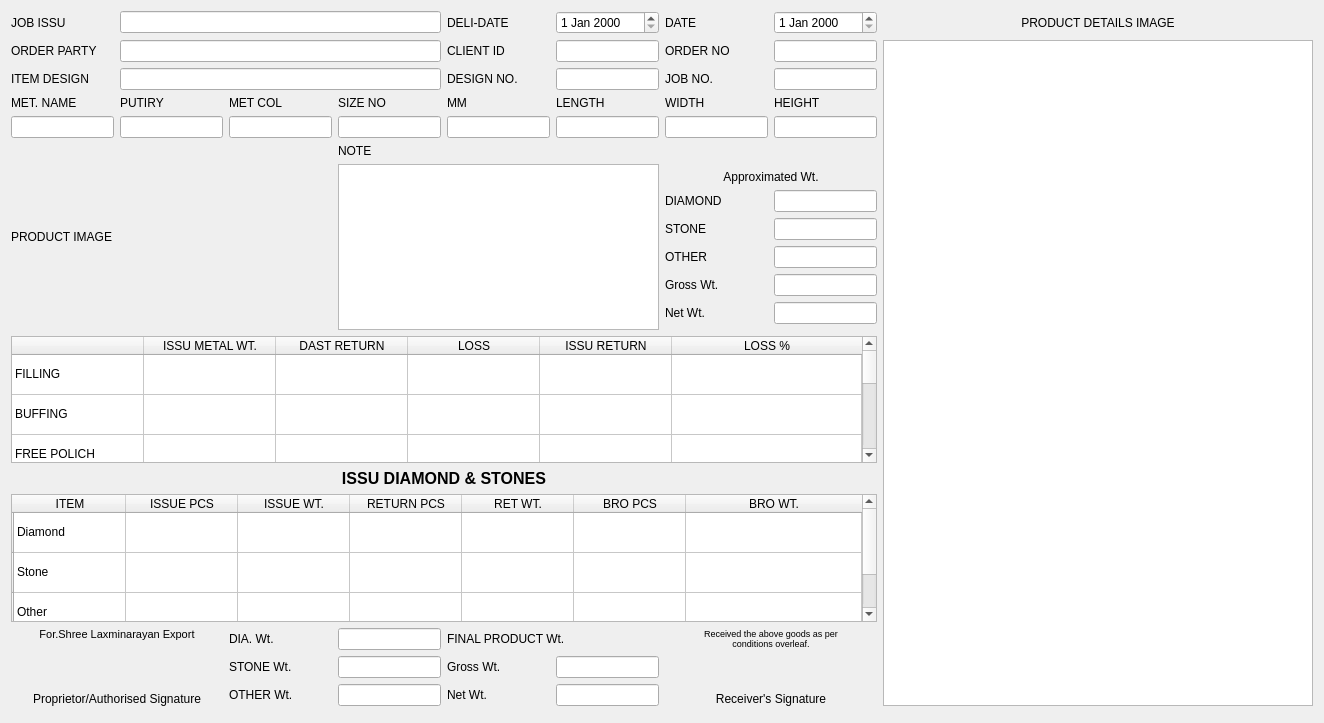
<?xml version="1.0" encoding="UTF-8"?>
<ui version="4.0">
 <class>JobSheetWidget</class>
 <widget class="QWidget" name="JobSheetWidget">
  <property name="geometry">
   <rect>
    <x>0</x>
    <y>0</y>
    <width>1248</width>
    <height>723</height>
   </rect>
  </property>
  <property name="windowTitle">
   <string>Form</string>
  </property>
  <layout class="QGridLayout" name="gridLayout">
   <item row="0" column="0">
    <widget class="QLabel" name="jobIssuLabel">
     <property name="text">
      <string>JOB ISSU</string>
     </property>
    </widget>
   </item>
   <item row="0" column="1" colspan="3">
    <widget class="QLineEdit" name="jobIssuLineEdit"/>
   </item>
   <item row="0" column="4">
    <widget class="QLabel" name="deliDateLabel">
     <property name="text">
      <string>DELI-DATE</string>
     </property>
    </widget>
   </item>
   <item row="0" column="5">
    <widget class="QDateEdit" name="deliDateDateEdit"/>
   </item>
   <item row="0" column="6">
    <widget class="QLabel" name="dateOrderLabel">
     <property name="text">
      <string>DATE</string>
     </property>
    </widget>
   </item>
   <item row="0" column="7">
    <widget class="QDateEdit" name="dateOrderDateEdit"/>
   </item>
   <item row="0" column="8" colspan="4">
    <widget class="QLabel" name="productDetailsImageLabel">
     <property name="text">
      <string>PRODUCT DETAILS IMAGE</string>
     </property>
     <property name="alignment">
      <set>Qt::AlignmentFlag::AlignCenter</set>
     </property>
    </widget>
   </item>
   <item row="1" column="0">
    <widget class="QLabel" name="orderPartyLabel">
     <property name="text">
      <string>ORDER PARTY</string>
     </property>
    </widget>
   </item>
   <item row="1" column="1" colspan="3">
    <widget class="QLineEdit" name="orderPartyLineEdit"/>
   </item>
   <item row="1" column="4">
    <widget class="QLabel" name="clientIdLabel">
     <property name="text">
      <string>CLIENT ID</string>
     </property>
    </widget>
   </item>
   <item row="1" column="5">
    <widget class="QLineEdit" name="clientIdLineEdit"/>
   </item>
   <item row="1" column="6">
    <widget class="QLabel" name="orderNoLabel">
     <property name="text">
      <string>ORDER NO</string>
     </property>
    </widget>
   </item>
   <item row="1" column="7">
    <widget class="QLineEdit" name="orderNoLineEdit"/>
   </item>
   <item row="1" column="8" rowspan="19" colspan="4">
    <widget class="QTableWidget" name="diaAndStoneForDesignTableWidget"/>
   </item>
   <item row="2" column="0">
    <widget class="QLabel" name="itemDesignLabel">
     <property name="autoFillBackground">
      <bool>false</bool>
     </property>
     <property name="text">
      <string>ITEM DESIGN</string>
     </property>
    </widget>
   </item>
   <item row="2" column="1" colspan="3">
    <widget class="QLineEdit" name="itemDesignLineEdit"/>
   </item>
   <item row="2" column="4">
    <widget class="QLabel" name="designNoLabel">
     <property name="text">
      <string>DESIGN NO.</string>
     </property>
    </widget>
   </item>
   <item row="2" column="5">
    <widget class="QLineEdit" name="desigNoLineEdit"/>
   </item>
   <item row="2" column="6">
    <widget class="QLabel" name="jobNoLabel">
     <property name="text">
      <string>JOB NO.</string>
     </property>
    </widget>
   </item>
   <item row="2" column="7">
    <widget class="QLineEdit" name="jobNoLineEdit"/>
   </item>
   <item row="3" column="0">
    <widget class="QLabel" name="jobNoLabel_5">
     <property name="text">
      <string>MET. NAME</string>
     </property>
    </widget>
   </item>
   <item row="3" column="1">
    <widget class="QLabel" name="purityLabel">
     <property name="text">
      <string>PUTIRY</string>
     </property>
    </widget>
   </item>
   <item row="3" column="2">
    <widget class="QLabel" name="metColLabel">
     <property name="text">
      <string>MET COL</string>
     </property>
    </widget>
   </item>
   <item row="3" column="3">
    <widget class="QLabel" name="sizeNoLabel">
     <property name="text">
      <string>SIZE NO</string>
     </property>
    </widget>
   </item>
   <item row="3" column="4">
    <widget class="QLabel" name="MMLabel">
     <property name="text">
      <string>MM</string>
     </property>
    </widget>
   </item>
   <item row="3" column="5">
    <widget class="QLabel" name="INCLabel">
     <property name="text">
      <string>LENGTH</string>
     </property>
    </widget>
   </item>
   <item row="3" column="6">
    <widget class="QLabel" name="jobNoLabel_6">
     <property name="text">
      <string>WIDTH</string>
     </property>
    </widget>
   </item>
   <item row="3" column="7">
    <widget class="QLabel" name="jobNoLabel_7">
     <property name="text">
      <string>HEIGHT</string>
     </property>
    </widget>
   </item>
   <item row="4" column="0">
    <widget class="QLineEdit" name="jobNoLineEdit_3"/>
   </item>
   <item row="4" column="1">
    <widget class="QLineEdit" name="purityLineEdit"/>
   </item>
   <item row="4" column="2">
    <widget class="QLineEdit" name="metColLineEdit"/>
   </item>
   <item row="4" column="3">
    <widget class="QLineEdit" name="sizeNoLineEdit"/>
   </item>
   <item row="4" column="4">
    <widget class="QLineEdit" name="MMLineEdit"/>
   </item>
   <item row="4" column="5">
    <widget class="QLineEdit" name="lengthLineEdit"/>
   </item>
   <item row="4" column="6">
    <widget class="QLineEdit" name="widthLineEdit"/>
   </item>
   <item row="4" column="7">
    <widget class="QLineEdit" name="heightLineEdit"/>
   </item>
   <item row="5" column="0" rowspan="9" colspan="3">
    <widget class="QLabel" name="productImageLabel">
     <property name="text">
      <string>PRODUCT IMAGE</string>
     </property>
    </widget>
   </item>
   <item row="5" column="3" colspan="3">
    <widget class="QLabel" name="noteLabel">
     <property name="text">
      <string>NOTE</string>
     </property>
    </widget>
   </item>
   <item row="6" column="3" rowspan="8" colspan="3">
    <widget class="QTextEdit" name="noteTextEdit"/>
   </item>
   <item row="6" column="7">
    <spacer name="verticalSpacer_2">
     <property name="orientation">
      <enum>Qt::Orientation::Vertical</enum>
     </property>
     <property name="sizeHint" stdset="0">
      <size>
       <width>20</width>
       <height>0</height>
      </size>
     </property>
    </spacer>
   </item>
   <item row="7" column="6" colspan="2">
    <widget class="QLabel" name="jobNoLabel_8">
     <property name="text">
      <string>Approximated Wt.</string>
     </property>
     <property name="alignment">
      <set>Qt::AlignmentFlag::AlignCenter</set>
     </property>
    </widget>
   </item>
   <item row="8" column="6">
    <widget class="QLabel" name="diamondTotalLabel">
     <property name="text">
      <string>DIAMOND</string>
     </property>
    </widget>
   </item>
   <item row="8" column="7">
    <widget class="QLineEdit" name="diamondTotalLineEdit"/>
   </item>
   <item row="9" column="6">
    <widget class="QLabel" name="stoneTotalLabel">
     <property name="text">
      <string>STONE</string>
     </property>
    </widget>
   </item>
   <item row="9" column="7">
    <widget class="QLineEdit" name="stoneTotalLineEdit"/>
   </item>
   <item row="10" column="6">
    <widget class="QLabel" name="otherTotalLabel">
     <property name="text">
      <string>OTHER</string>
     </property>
    </widget>
   </item>
   <item row="10" column="7">
    <widget class="QLineEdit" name="otherTotalLineEdit"/>
   </item>
   <item row="11" column="6">
    <widget class="QLabel" name="jobNoLabel_9">
     <property name="text">
      <string>Gross Wt.</string>
     </property>
    </widget>
   </item>
   <item row="11" column="7">
    <widget class="QLineEdit" name="grossWtLineEdit"/>
   </item>
   <item row="12" column="6">
    <widget class="QLabel" name="jobNoLabel_10">
     <property name="text">
      <string>Net Wt.</string>
     </property>
    </widget>
   </item>
   <item row="12" column="7">
    <widget class="QLineEdit" name="netWtLineEdit"/>
   </item>
   <item row="13" column="7">
    <spacer name="verticalSpacer_3">
     <property name="orientation">
      <enum>Qt::Orientation::Vertical</enum>
     </property>
     <property name="sizeHint" stdset="0">
      <size>
       <width>20</width>
       <height>1</height>
      </size>
     </property>
    </spacer>
   </item>
   <item row="14" column="0" colspan="8">
    <widget class="QTableWidget" name="goldDetailTableWidget">
     <property name="autoScroll">
      <bool>true</bool>
     </property>
     <property name="showGrid">
      <bool>true</bool>
     </property>
     <property name="cornerButtonEnabled">
      <bool>true</bool>
     </property>
     <attribute name="horizontalHeaderDefaultSectionSize">
      <number>132</number>
     </attribute>
     <attribute name="horizontalHeaderShowSortIndicator" stdset="0">
      <bool>false</bool>
     </attribute>
     <attribute name="horizontalHeaderStretchLastSection">
      <bool>true</bool>
     </attribute>
     <attribute name="verticalHeaderVisible">
      <bool>false</bool>
     </attribute>
     <attribute name="verticalHeaderCascadingSectionResizes">
      <bool>true</bool>
     </attribute>
     <attribute name="verticalHeaderMinimumSectionSize">
      <number>40</number>
     </attribute>
     <attribute name="verticalHeaderDefaultSectionSize">
      <number>40</number>
     </attribute>
     <attribute name="verticalHeaderStretchLastSection">
      <bool>true</bool>
     </attribute>
     <row>
      <property name="text">
       <string/>
      </property>
     </row>
     <row>
      <property name="text">
       <string/>
      </property>
     </row>
     <row>
      <property name="text">
       <string/>
      </property>
     </row>
     <row>
      <property name="text">
       <string/>
      </property>
     </row>
     <row>
      <property name="text">
       <string/>
      </property>
     </row>
     <row>
      <property name="text">
       <string/>
      </property>
     </row>
     <column>
      <property name="text">
       <string/>
      </property>
     </column>
     <column>
      <property name="text">
       <string>ISSU METAL WT.</string>
      </property>
     </column>
     <column>
      <property name="text">
       <string>DAST RETURN</string>
      </property>
     </column>
     <column>
      <property name="text">
       <string>LOSS</string>
      </property>
     </column>
     <column>
      <property name="text">
       <string>ISSU RETURN</string>
      </property>
     </column>
     <column>
      <property name="text">
       <string>LOSS %</string>
      </property>
     </column>
     <item row="0" column="0">
      <property name="text">
       <string>FILLING</string>
      </property>
     </item>
     <item row="0" column="1">
      <property name="text">
       <string/>
      </property>
     </item>
     <item row="0" column="2">
      <property name="text">
       <string/>
      </property>
     </item>
     <item row="0" column="3">
      <property name="text">
       <string/>
      </property>
     </item>
     <item row="0" column="4">
      <property name="text">
       <string/>
      </property>
     </item>
     <item row="1" column="0">
      <property name="text">
       <string>BUFFING</string>
      </property>
     </item>
     <item row="1" column="1">
      <property name="text">
       <string/>
      </property>
     </item>
     <item row="1" column="2">
      <property name="text">
       <string/>
      </property>
     </item>
     <item row="1" column="3">
      <property name="text">
       <string/>
      </property>
     </item>
     <item row="1" column="4">
      <property name="text">
       <string/>
      </property>
     </item>
     <item row="2" column="0">
      <property name="text">
       <string>FREE POLICH</string>
      </property>
     </item>
     <item row="3" column="0">
      <property name="text">
       <string>SETTING</string>
      </property>
     </item>
     <item row="4" column="0">
      <property name="text">
       <string>FINAL POLICH</string>
      </property>
     </item>
     <item row="5" column="0">
      <property name="text">
       <string>TOTAL</string>
      </property>
     </item>
    </widget>
   </item>
   <item row="15" column="0" colspan="8">
    <widget class="QLabel" name="issuDiamonAndStoneLabel">
     <property name="font">
      <font>
       <pointsize>12</pointsize>
       <bold>true</bold>
      </font>
     </property>
     <property name="text">
      <string>ISSU DIAMOND &amp; STONES</string>
     </property>
     <property name="alignment">
      <set>Qt::AlignmentFlag::AlignCenter</set>
     </property>
    </widget>
   </item>
   <item row="16" column="0" colspan="8">
    <widget class="QTableWidget" name="diamondAndStoneDetailTableWidget">
     <attribute name="horizontalHeaderDefaultSectionSize">
      <number>112</number>
     </attribute>
     <attribute name="horizontalHeaderStretchLastSection">
      <bool>true</bool>
     </attribute>
     <attribute name="verticalHeaderMinimumSectionSize">
      <number>40</number>
     </attribute>
     <attribute name="verticalHeaderDefaultSectionSize">
      <number>40</number>
     </attribute>
     <row>
      <property name="text">
       <string/>
      </property>
     </row>
     <row>
      <property name="text">
       <string/>
      </property>
     </row>
     <row>
      <property name="text">
       <string/>
      </property>
     </row>
     <column>
      <property name="text">
       <string>ITEM</string>
      </property>
     </column>
     <column>
      <property name="text">
       <string>ISSUE PCS</string>
      </property>
     </column>
     <column>
      <property name="text">
       <string>ISSUE WT.</string>
      </property>
     </column>
     <column>
      <property name="text">
       <string>RETURN PCS</string>
      </property>
     </column>
     <column>
      <property name="text">
       <string>RET WT.</string>
      </property>
     </column>
     <column>
      <property name="text">
       <string>BRO PCS</string>
      </property>
     </column>
     <column>
      <property name="text">
       <string>BRO WT.</string>
      </property>
     </column>
     <item row="0" column="0">
      <property name="text">
       <string>Diamond</string>
      </property>
     </item>
     <item row="1" column="0">
      <property name="text">
       <string>Stone</string>
      </property>
     </item>
     <item row="2" column="0">
      <property name="text">
       <string>Other</string>
      </property>
     </item>
    </widget>
   </item>
   <item row="17" column="0" colspan="2">
    <widget class="QLabel" name="jobNoLabel_34">
     <property name="font">
      <font>
       <pointsize>8</pointsize>
      </font>
     </property>
     <property name="text">
      <string>For.Shree Laxminarayan Export</string>
     </property>
     <property name="alignment">
      <set>Qt::AlignmentFlag::AlignHCenter|Qt::AlignmentFlag::AlignTop</set>
     </property>
    </widget>
   </item>
   <item row="17" column="2">
    <widget class="QLabel" name="diaEtLabel">
     <property name="text">
      <string>DIA. Wt.</string>
     </property>
    </widget>
   </item>
   <item row="17" column="3">
    <widget class="QLineEdit" name="diaWtLineEdit"/>
   </item>
   <item row="17" column="4" colspan="2">
    <widget class="QLabel" name="finalProductWtLabel">
     <property name="text">
      <string>FINAL PRODUCT Wt.</string>
     </property>
    </widget>
   </item>
   <item row="17" column="6" colspan="2">
    <widget class="QLabel" name="jobNoLabel_40">
     <property name="font">
      <font>
       <pointsize>7</pointsize>
      </font>
     </property>
     <property name="text">
      <string>Received the above goods as per 
conditions overleaf.</string>
     </property>
     <property name="alignment">
      <set>Qt::AlignmentFlag::AlignHCenter|Qt::AlignmentFlag::AlignTop</set>
     </property>
    </widget>
   </item>
   <item row="18" column="0" colspan="2">
    <widget class="QLabel" name="jobNoLabel_2">
     <property name="text">
      <string/>
     </property>
     <property name="alignment">
      <set>Qt::AlignmentFlag::AlignCenter</set>
     </property>
    </widget>
   </item>
   <item row="18" column="2">
    <widget class="QLabel" name="stoneWtLabel">
     <property name="text">
      <string>STONE Wt.</string>
     </property>
    </widget>
   </item>
   <item row="18" column="3">
    <widget class="QLineEdit" name="stoneWtLineEdit"/>
   </item>
   <item row="18" column="4">
    <widget class="QLabel" name="jobNoLabel_3">
     <property name="text">
      <string>Gross Wt.</string>
     </property>
    </widget>
   </item>
   <item row="18" column="5">
    <widget class="QLineEdit" name="grossWeightLineEdit"/>
   </item>
   <item row="18" column="6" colspan="2">
    <widget class="QLabel" name="reciverSignLabel">
     <property name="text">
      <string/>
     </property>
     <property name="alignment">
      <set>Qt::AlignmentFlag::AlignCenter</set>
     </property>
    </widget>
   </item>
   <item row="19" column="0" colspan="2">
    <widget class="QLabel" name="jobNoLabel_35">
     <property name="text">
      <string>Proprietor/Authorised Signature</string>
     </property>
     <property name="alignment">
      <set>Qt::AlignmentFlag::AlignBottom|Qt::AlignmentFlag::AlignHCenter</set>
     </property>
    </widget>
   </item>
   <item row="19" column="2">
    <widget class="QLabel" name="otherWtLabel">
     <property name="text">
      <string>OTHER Wt.</string>
     </property>
    </widget>
   </item>
   <item row="19" column="3">
    <widget class="QLineEdit" name="otherWtLineEdit"/>
   </item>
   <item row="19" column="4">
    <widget class="QLabel" name="jobNoLabel_4">
     <property name="text">
      <string>Net Wt.</string>
     </property>
    </widget>
   </item>
   <item row="19" column="5">
    <widget class="QLineEdit" name="finalProductWtLineEdit"/>
   </item>
   <item row="19" column="6" colspan="2">
    <widget class="QLabel" name="jobNoLabel_41">
     <property name="text">
      <string>Receiver's Signature</string>
     </property>
     <property name="alignment">
      <set>Qt::AlignmentFlag::AlignBottom|Qt::AlignmentFlag::AlignHCenter</set>
     </property>
    </widget>
   </item>
   <item row="20" column="0">
    <widget class="QLabel" name="jobNoLabel_47">
     <property name="maximumSize">
      <size>
       <width>16777215</width>
       <height>0</height>
      </size>
     </property>
     <property name="text">
      <string>FINAL POLICHING</string>
     </property>
    </widget>
   </item>
   <item row="20" column="1">
    <widget class="QLabel" name="jobNoLabel_48">
     <property name="maximumSize">
      <size>
       <width>16777215</width>
       <height>0</height>
      </size>
     </property>
     <property name="text">
      <string>FINAL POLICHING</string>
     </property>
    </widget>
   </item>
   <item row="20" column="2">
    <widget class="QLabel" name="jobNoLabel_49">
     <property name="maximumSize">
      <size>
       <width>16777215</width>
       <height>0</height>
      </size>
     </property>
     <property name="text">
      <string>FINAL POLICHING</string>
     </property>
    </widget>
   </item>
   <item row="20" column="3">
    <widget class="QLabel" name="jobNoLabel_50">
     <property name="maximumSize">
      <size>
       <width>16777215</width>
       <height>0</height>
      </size>
     </property>
     <property name="text">
      <string>FINAL POLICHING</string>
     </property>
    </widget>
   </item>
   <item row="20" column="4">
    <widget class="QLabel" name="jobNoLabel_51">
     <property name="maximumSize">
      <size>
       <width>16777215</width>
       <height>0</height>
      </size>
     </property>
     <property name="text">
      <string>FINAL POLICHING</string>
     </property>
    </widget>
   </item>
   <item row="20" column="5">
    <widget class="QLabel" name="jobNoLabel_52">
     <property name="maximumSize">
      <size>
       <width>16777215</width>
       <height>0</height>
      </size>
     </property>
     <property name="text">
      <string>FINAL POLICHING</string>
     </property>
    </widget>
   </item>
   <item row="20" column="6">
    <widget class="QLabel" name="jobNoLabel_53">
     <property name="maximumSize">
      <size>
       <width>16777215</width>
       <height>0</height>
      </size>
     </property>
     <property name="text">
      <string>FINAL POLICHING</string>
     </property>
    </widget>
   </item>
   <item row="20" column="7">
    <widget class="QLabel" name="jobNoLabel_54">
     <property name="maximumSize">
      <size>
       <width>16777215</width>
       <height>0</height>
      </size>
     </property>
     <property name="text">
      <string>FINAL POLICHING</string>
     </property>
    </widget>
   </item>
   <item row="20" column="8">
    <widget class="QLabel" name="jobNoLabel_55">
     <property name="maximumSize">
      <size>
       <width>16777215</width>
       <height>0</height>
      </size>
     </property>
     <property name="text">
      <string>FINAL POLICHING</string>
     </property>
    </widget>
   </item>
   <item row="20" column="9">
    <widget class="QLabel" name="jobNoLabel_56">
     <property name="maximumSize">
      <size>
       <width>16777215</width>
       <height>0</height>
      </size>
     </property>
     <property name="text">
      <string>FINAL POLICHING</string>
     </property>
    </widget>
   </item>
   <item row="20" column="10">
    <widget class="QLabel" name="jobNoLabel_57">
     <property name="maximumSize">
      <size>
       <width>16777215</width>
       <height>0</height>
      </size>
     </property>
     <property name="text">
      <string>FINAL POLICHING</string>
     </property>
    </widget>
   </item>
   <item row="20" column="11">
    <widget class="QLabel" name="jobNoLabel_58">
     <property name="maximumSize">
      <size>
       <width>16777215</width>
       <height>0</height>
      </size>
     </property>
     <property name="text">
      <string>FINAL POLICHING</string>
     </property>
    </widget>
   </item>
  </layout>
 </widget>
 <resources/>
 <connections/>
</ui>
